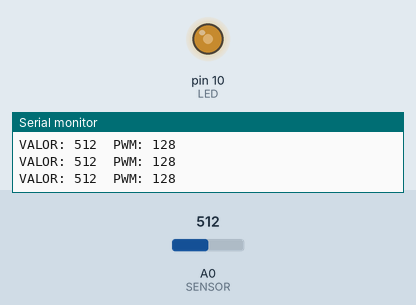
This sketch was run on a simulated Arduino Uno, built with avr-gcc and run on an emulated ATmega328P. On the bench: output pins drawn as LEDs (lit = HIGH), the last lines printed to the serial monitor. Inputs (shaded band) come from the test bench; at power-on: A0 (SENSOR) = 512.

Above: at 1.2 s.
1.3 s: A0 (SENSOR) set to 610
At 2.2 s:
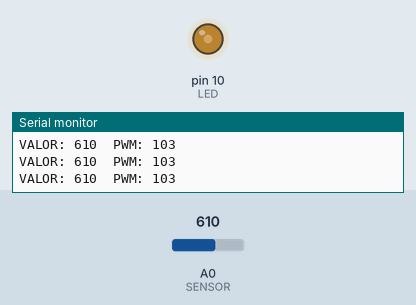
2.8 s: A0 (SENSOR) set to 634
At 3.7 s:
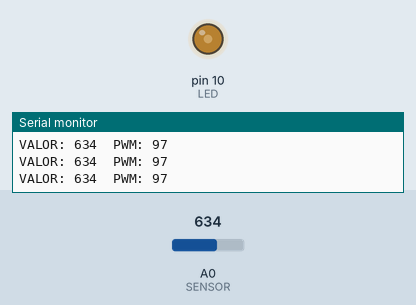
5.8 s: A0 (SENSOR) set to 11
At 6.9 s:
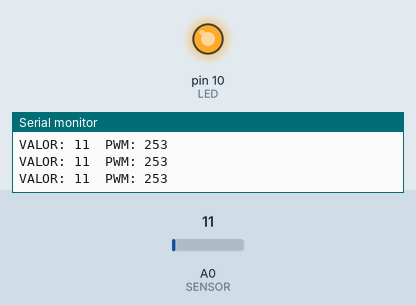
7.3 s: A0 (SENSOR) set to 8
At 8.2 s:
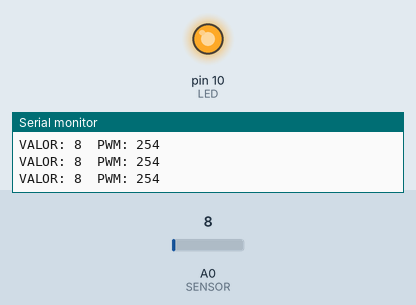
10.3 s: A0 (SENSOR) set to 306
At 11.5 s:
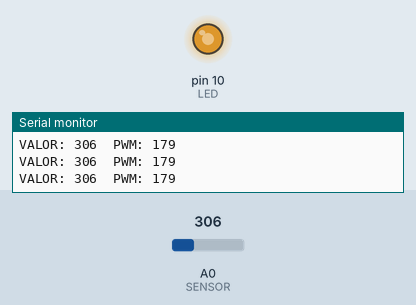
11.8 s: A0 (SENSOR) set to 511
At 13.1 s:
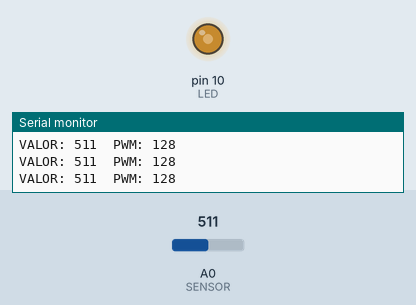
Timing chart, 0 to 14.8 s (numbered marks = the images above; inputs shaded):
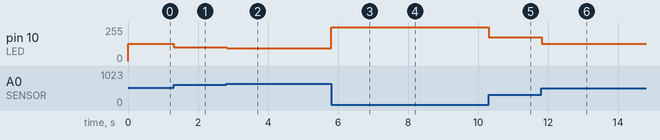

Measured:
- after the input at 1.3 s, pin 10 (LED): 128/255 → 103/255 at once
- after the input at 2.8 s, pin 10 (LED): 103/255 → 97/255 at once
- after the input at 5.8 s, pin 10 (LED): 97/255 → 253/255 at once
- after the input at 7.3 s, pin 10 (LED): 253/255 → 254/255 at once
- after the input at 10.3 s, pin 10 (LED): 254/255 → 179/255 at once
- after the input at 11.8 s, pin 10 (LED): 179/255 → 128/255 at once

The sketch:

KY-018_Test3.ino
```cpp
/*
  Cambia el brillo  del LED de forma directamente proporcional a la luz captada.
  Autor: bitwiseAr
*/

int SENSOR = 0;     // pin S de modulo a entrada analogica A0
int LED = 10;      // LED en pin 3
int VALOR;      // almacena valor leido de entrada A0
int PWM;

void setup(){
  pinMode(LED, OUTPUT);   // pin 3 como salida
  Serial.begin(9600);
  // entradas analogicas no requieren inicialización
}


void loop(){
  VALOR = analogRead(SENSOR);   // lee valor de entrada A0
  PWM = map(VALOR, 0, 1023, 255, 0);  // convierte valores de entrada 0-1023 a 255-0 para brillo
  analogWrite(LED, PWM);    // escribe valor al LED
  Serial.print("VALOR: ");
  Serial.print(VALOR);
  Serial.print("  PWM: ");
  Serial.println(PWM);
}
```
